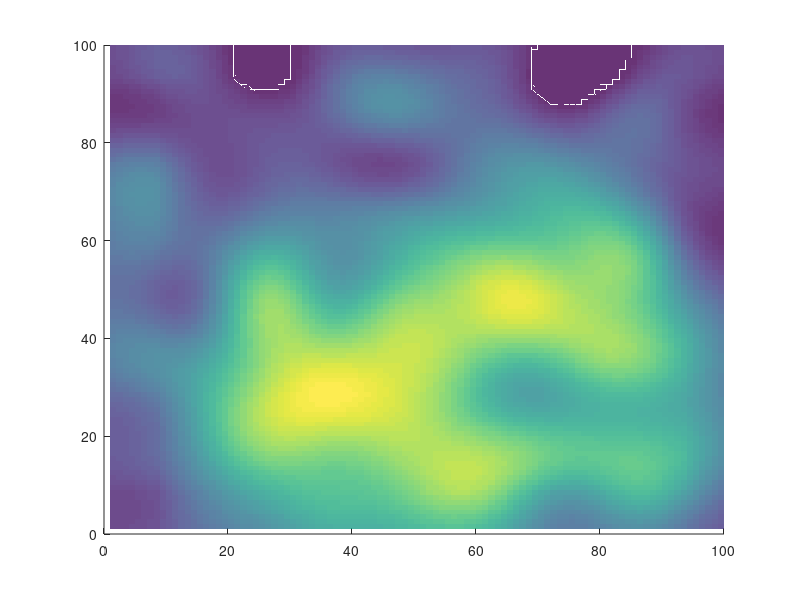

This chart was generated by the following MATLAB code: (Note: this script raises an error after producing the figure.)
function paper3D()
    % 初始化参数
    clc;
    clear;
    close all;

    % 地图和参数设置
    map_size = 100;
    [X, Y] = meshgrid(1:map_size, 1:map_size);
    terrain = generateTerrain(map_size);

    % 障碍物（雷达模型）
    obstacles = [
        struct('center', [20, 30, 0], 'radius', 10); % 初始高度设为 0
        struct('center', [50, 50, 0], 'radius', 15);
        struct('center', [70, 80, 0], 'radius', 12)
    ];

    % 调整障碍物高度使其贴合地形
    for i = 1:length(obstacles)
        obstacles(i).center(3) = interp2(X, Y, terrain, obstacles(i).center(1), obstacles(i).center(2));
    end

    % 起点和终点
    start_point = [10, 10, 0];
    goal_point = [90, 90, 0];

    % 将起点和终点贴合地形
    start_point(3) = interp2(X, Y, terrain, start_point(1), start_point(2)) + 10;
    goal_point(3) = interp2(X, Y, terrain, goal_point(1), goal_point(2)) + 10;

    % RRT 参数
    max_iter = 10000;
    step_size = 3;
    redundancy_distance = 8;

    % 调用混合策略的 RRT 方法
    [path, success] = hybridRRT(start_point, goal_point, obstacles, terrain, X, Y, max_iter, step_size, redundancy_distance);

    if success
        disp('路径规划成功！');
    else
        error('路径规划失败，未找到可行路径');
    end

    % 绘制结果
    plot3DPath(path, obstacles, terrain, X, Y, start_point, goal_point);
end

%% 混合策略 RRT
function [path, success] = hybridRRT(start, goal, obstacles, terrain, X, Y, max_iter, step_size, redundancy_distance)
    % 初始化起点和终点树
    start_tree = [struct('position', start, 'parent', 0)];
    goal_tree = [struct('position', goal, 'parent', 0)];

    success = false;

    % 地形复杂度窗口大小
    window_size = 50;

    for iter = 1:max_iter
        % 获取当前位置
        current_pos = start_tree(end).position;
        x = round(current_pos(1));
        y = round(current_pos(2));

        % 计算地形复杂度
        complexity = calculateTerrainComplexity(terrain, x, y, window_size);

        strategy = selectStrategy(complexity);

        % 选择采样策略
        switch strategy
            case 1 % 人工势场引导采样
                rand_point = potentialFieldSample(current_pos, goal, obstacles, step_size);
                % 扩展起点树
                [new_start_node, success1] = extendTree(start_tree, rand_point, obstacles, step_size, terrain, X, Y);
                success2 = false; % 确保 success2 被定义
                if success1
                    start_tree = [start_tree, new_start_node];
                end
            case 2 % 随机采样
                rand_point = [randi([1, size(terrain, 1)]), randi([1, size(terrain, 2)]), randi([10, 50])];
                % 扩展起点树
                [new_start_node, success1] = extendTree(start_tree, rand_point, obstacles, step_size, terrain, X, Y);
                success2 = false; % 确保 success2 被定义
                if success1
                    start_tree = [start_tree, new_start_node];
                end
            case 3 % 双向采样
                rand_point = moveTowardsGoal(current_pos, goal, step_size);% 从当前位置向目标移动一个步长
                % 扩展起点树和终点树
                [new_start_node, success1] = extendTree(start_tree, rand_point, obstacles, step_size, terrain, X, Y);
                [new_goal_node, success2] = extendTree(goal_tree, rand_point, obstacles, step_size, terrain, X, Y);
                if success1
                    start_tree = [start_tree, new_start_node];
                end
                if success2
                    goal_tree = [goal_tree, new_goal_node];
                end
        end

        % 检查是否可以连接两棵树
        if success1 && success2 && norm(new_start_node.position - new_goal_node.position) < step_size
            % 确保路径通过新生成的节点连接
            path_start = constructPath(start_tree, numel(start_tree));
            path_goal = constructPath(goal_tree, numel(goal_tree));
            path = [path_start; flipud(path_goal)];
            success = true;
            return;
        end
    end

    path = [];
end

function strategy = selectStrategy(complexity)
    % 根据障碍物复杂程度选择策略
    if complexity < 0.2
        probabilities = [0.4, 0.2, 0.4]; % 人工势场、 随机采样、双向 RRT
    elseif complexity < 0.5
        probabilities = [0.6, 0.1, 0.3];
    else
        probabilities = [0.65, 0.2, 0.15];
    end

    cumulativeProb = cumsum(probabilities);
    r = rand(); % 生成一个0到1之间的随机数
    strategy = find(r <= cumulativeProb, 1, 'first');
end

%% 复杂度计算函数
%% 复杂度计算函数
function complexity = calculateTerrainComplexity(terrain, x, y, window_size)
    % 内置参数
    lambda_p = 1.0; % 可调系数
    Ru = 1.0; % 障碍物的影响半径
    p = 2; % 指数参数
    q = 2; % 指数参数
    r = 2; % 指数参数
    
    % 地形复杂度计算
    half_window = floor(window_size / 2);
    [rows, cols] = size(terrain);
    
    % 限制窗口范围
    x_min = max(1, x - half_window);
    x_max = min(cols, x + half_window);
    y_min = max(1, y - half_window);
    y_max = min(rows, y + half_window);
    
    % 提取局部地形
    local_terrain = terrain(y_min:y_max, x_min:x_max);
    
    % 计算每个障碍物对当前节点的影响
    obstacles = {}; % 假设障碍物信息在此处定义
    N = length(obstacles);
    influence = zeros(1, N);
    for k = 1:N
        obstacle = obstacles{k};
        x_o = obstacle(1);
        y_o = obstacle(2);
        z_o = obstacle(3);
        a_o = obstacle(4);
        b_o = obstacle(5);
        c_o = obstacle(6);
        
        S_k = ((x - x_o + Ru) / a_o)^2 * p + ((y - y_o + Ru) / b_o)^2 * q + ((z - z_o + Ru) / c_o)^2 * r;
        product = 1;
        for i = 1:N
            if i ~= k
                obstacle_i = obstacles{i};
                x_i = obstacle_i(1);
                y_i = obstacle_i(2);
                z_i = obstacle_i(3);
                a_i = obstacle_i(4);
                b_i = obstacle_i(5);
                c_i = obstacle_i(6);
                
                S_i = ((x - x_i + Ru) / a_i)^2 * p + ((y - y_i + Ru) / b_i)^2 * q + ((z - z_i + Ru) / c_i)^2 * r;
                product = product * (S_i - 1);
            end
        end
        influence(k) = product / (S_k - 1);
    end
    
    % 计算复杂度
    complexity = lambda_p * sum(influence);
end

function point = potentialFieldSample(current_pos, goal, obstacles, step_size)
    % 计算目标吸引力
    attraction = (goal - current_pos) / norm(goal - current_pos);

    % 计算障碍物排斥力
    repulsion = [0, 0, 0];
    for i = 1:length(obstacles)
        obstacle_pos = obstacles(i).center;
        distance = norm(current_pos - obstacle_pos);
        if distance < obstacles(i).radius
            repulsion = repulsion - (obstacle_pos - current_pos) / distance^2;
        end
    end

    % 合力方向
    force = attraction + repulsion;
    force = force / norm(force);

    % 生成新的采样点
    point = current_pos + force * step_size;
end

%% 其他函数保持不变
function terrain = generateTerrain(map_size)
    % 使用改进的随机山脉模型生成地形
    [X, Y] = meshgrid(1:map_size, 1:map_size);
    terrain = zeros(size(X));
    
    % 添加山脉
    num_mountains = 1; % 山脉数量
    for i = 1:num_mountains
        center_x = randi([1, map_size]); % 随机山脉中心X
        center_y = randi([1, map_size]); % 随机山脉中心Y
        height = randi([30, 70]); % 随机山脉高度（调整幅度更大）
        width = randi([25, 50]); % 随机山脉宽度（增加宽度范围）
        mountain = height * exp(-((X - center_x).^2 + (Y - center_y).^2) / (2 * width^2));
        terrain = terrain + mountain;
    end
    
    % 使用低频噪声使地形更自然
    low_freq_noise = imresize(randn(10), [map_size, map_size], 'bicubic');
    kernel = fspecial('average', [15 15]); % 创建一个 15x15 的均值滤波器
    low_freq_noise = imfilter(low_freq_noise, kernel);
    terrain = terrain + 10 * low_freq_noise;
    
    % 确保地形为正值
    terrain = max(terrain, 0);
    
    % 限制地形高度
    terrain = min(terrain, 100); % 地形高度不能超过100
end

function goal_point = moveTowardsGoal(current_position, goal_position, step_size)
    % 从当前点向目标点移动一个步长
    direction = goal_position - current_position;
    direction = direction / norm(direction); % 单位化方向
    goal_point = current_position + step_size * direction;
end

function [newNode, success] = extendTree(tree, rand_point, obstacles, step_size, terrain, X, Y)
    % 找到距离随机点最近的树节点
    distances = arrayfun(@(node) norm(node.position - rand_point), tree);
    [~, closest_idx] = min(distances);
    closest_node = tree(closest_idx);

    % 沿最近点朝随机点方向扩展
    direction = rand_point - closest_node.position;
    direction = direction / norm(direction);
    new_pos = closest_node.position + step_size * direction;

    % 检查新点是否有效
    if isValidPoint(new_pos, obstacles, terrain, X, Y)
        newNode = struct('position', new_pos, 'parent', closest_idx);
        success = true;
    else
        newNode = struct('position', [], 'parent', []);
        success = false;
    end
end

function valid = isValidPoint(pos, obstacles, terrain, X, Y)
    % 检查是否在地形范围内
    if pos(1) < 1 || pos(1) > size(terrain, 1) || ...
       pos(2) < 1 || pos(2) > size(terrain, 2) || ...
       pos(3) < 0 || pos(3) > 100
        valid = false;
        return;
    end

    % 检查是否与障碍物冲突
    for i = 1:length(obstacles)
        if norm(pos - obstacles(i).center) < obstacles(i).radius
            valid = false;
            return;
        end
    end

    % 检查是否高于地形
    terrain_height = interp2(X, Y, terrain, pos(1), pos(2));
    if pos(3) < terrain_height
        valid = false;
        return;
    end

    valid = true;
end

function path = constructPath(tree, idx)
    % 根据树结构从末尾节点回溯路径
    path = [];
    while idx > 0
        path = [tree(idx).position; path];
        idx = tree(idx).parent;
    end
end

function plot3DPath(path, obstacles, terrain, X, Y, start_point, goal_point)
    figure;
    hold on;

    % 绘制地形
    surf(X, Y, terrain, 'EdgeColor', 'none', 'FaceAlpha', 0.8);
    colormap(parula);
    colorbar;

    % 绘制障碍物（雷达模型）
    for i = 1:length(obstacles)
        [ox, oy, oz] = sphere(20);
        obstacle_x = obstacles(i).center(1);
        obstacle_y = obstacles(i).center(2);
        obstacle_z = obstacles(i).center(3);
        obstacle_radius = obstacles(i).radius;
        surf(obstacle_x + ox * obstacle_radius, ...
             obstacle_y + oy * obstacle_radius, ...
             obstacle_z + oz * obstacle_radius, ...
             'FaceColor', 'red', 'EdgeColor', 'none');
    end

    % 绘制起点和终点
    scatter3(start_point(1), start_point(2), start_point(3), 100, 'green', 'filled');
    scatter3(goal_point(1), goal_point(2), goal_point(3), 100, 'blue', 'filled');

    % 绘制路径
    if ~isempty(path)
        plot3(path(:, 1), path(:, 2), path(:, 3), 'k-', 'LineWidth', 2);
    end

    % 设置视角
    view(3);
    axis equal;
    xlabel('X');
    ylabel('Y');
    zlabel('Z');
    title('3D Drone Path Planning');
    grid on;
    hold off;
end
